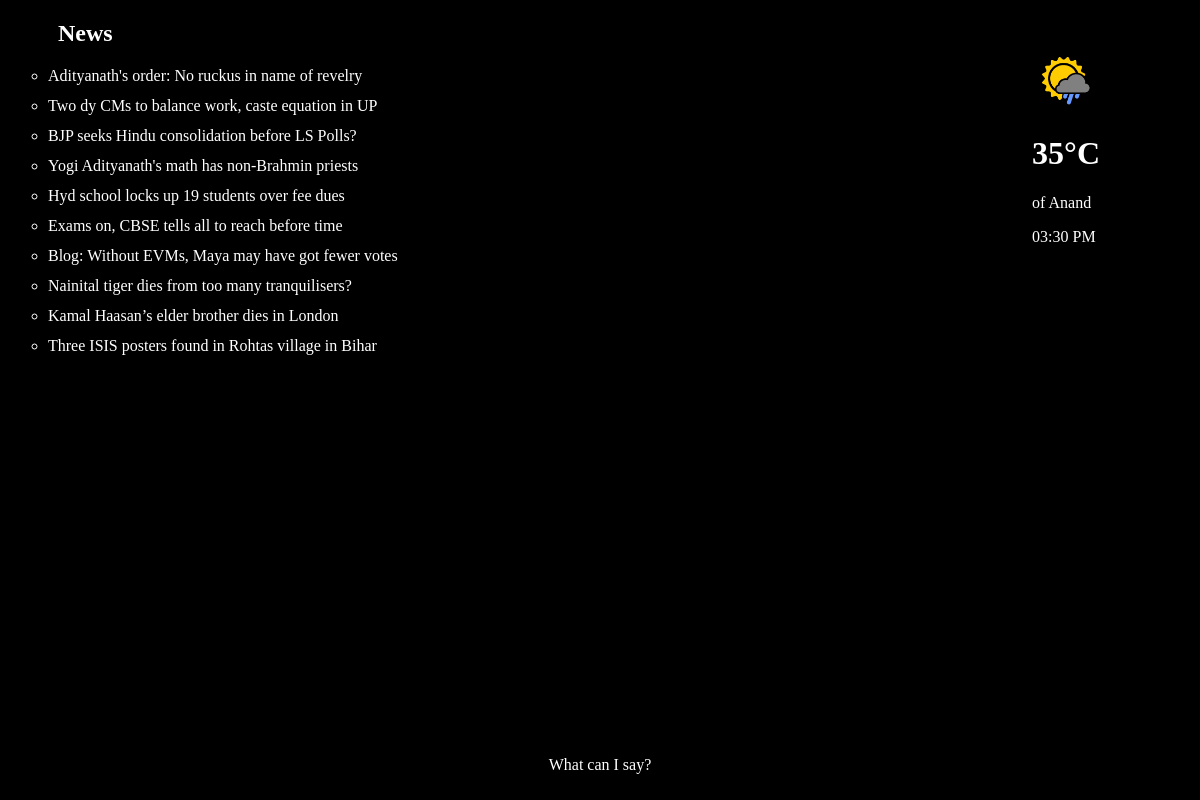
/yesterday/, run on the app's committed database.
### Data/models.py (models this page shows, shortened)
class Weather(models.Model):
    city = models.CharField(max_length=100)
    temp = models.CharField(max_length=5)
    date = models.DateTimeField(auto_now_add=True)
    class Meta:
        ordering = ['-date']

class ToiNews(models.Model):
    head_line = models.CharField(max_length=100, primary_key=True)
    link = models.CharField(max_length=140)
    date = models.DateTimeField(auto_now_add=True)
    class Meta:
        ordering = ['-date']

### Data/views.py (the view)
# urls.py: url(r'^yesterday/$', views.yesterday, name='yesterday'),
def yesterday(request):
    slug = {
        'news_list': ToiNews.objects.filter(date__lte=(datetime.now() - timedelta(days=1)))[:10],
        'weather': Weather.objects.all().order_by('-date')[:1],
    }
    return render(request, 'news_yesterday.html', slug)

### Data/templates/news_yesterday.html (shortened to what this page needs)
{% extends 'base.html' %}
{% block body %}
    <h2 style="padding-left: 50px;">News</h2>
    <ul style="list-style-type: circle;">
        {% for news in news_list %}
            <li>{{ news.head_line }}</li>
        {% endfor %}
    </ul>
{% endblock %}

### Data/templates/base.html (shortened to what this page needs)
<!DOCTYPE html>
<html>
<head>
	{% load staticfiles %}
    <link rel="stylesheet" href="{% static 'css/generic.css' %}">
</head>
<body onload="clock()">
    <div style="position: absolute; right: 100px; top: 50px;">
        {% block img %}
                <img src="{% static 'icon/weather-ico.png' %}" width="64px" height="64px" align="center">
        {% endblock %}
        {% for info in weather %}
            <h1>{{ info.temp }}C</h1>
            <p>of {{ info.city }}</p>
        {% endfor %}
        <p id="time"></p>
    </div>
    {% block body%}{% endblock %}
    <div class="msg help">
        <p>What can I say?</p>
    </div>
</body>
</html>

### Data/static/css/generic.css (style rules this page uses)
div { color: white; }
li { padding-bottom: 12px; }
body { background-color: black; color: white; }
.msg { font-size: 4em; width: 100%; text-align: center; margin-top: 25%; }
.help { font-size: 1em; position: absolute; bottom: 10px; left: 25%; width: 50%; }

### data on the page
Weather: temp "35°", city "Anand"
ToiNews: head_line "Adityanath's order: No ruckus in name of revelry"
ToiNews: head_line "Two dy CMs to balance work, caste equation in UP"
ToiNews: head_line "BJP seeks Hindu consolidation before LS Polls?"
ToiNews: head_line "Yogi Adityanath's math has non-Brahmin priests"
ToiNews: head_line "Hyd school locks up 19 students over fee dues"
ToiNews: head_line "Exams on, CBSE tells all to reach before time"
ToiNews: head_line "Blog: Without EVMs, Maya may have got fewer votes"
ToiNews: head_line "Nainital tiger dies from too many tranquilisers?"
ToiNews: head_line "Kamal Haasan’s elder brother dies in London"
ToiNews: head_line "Three ISIS posters found in Rohtas village in Bihar"
